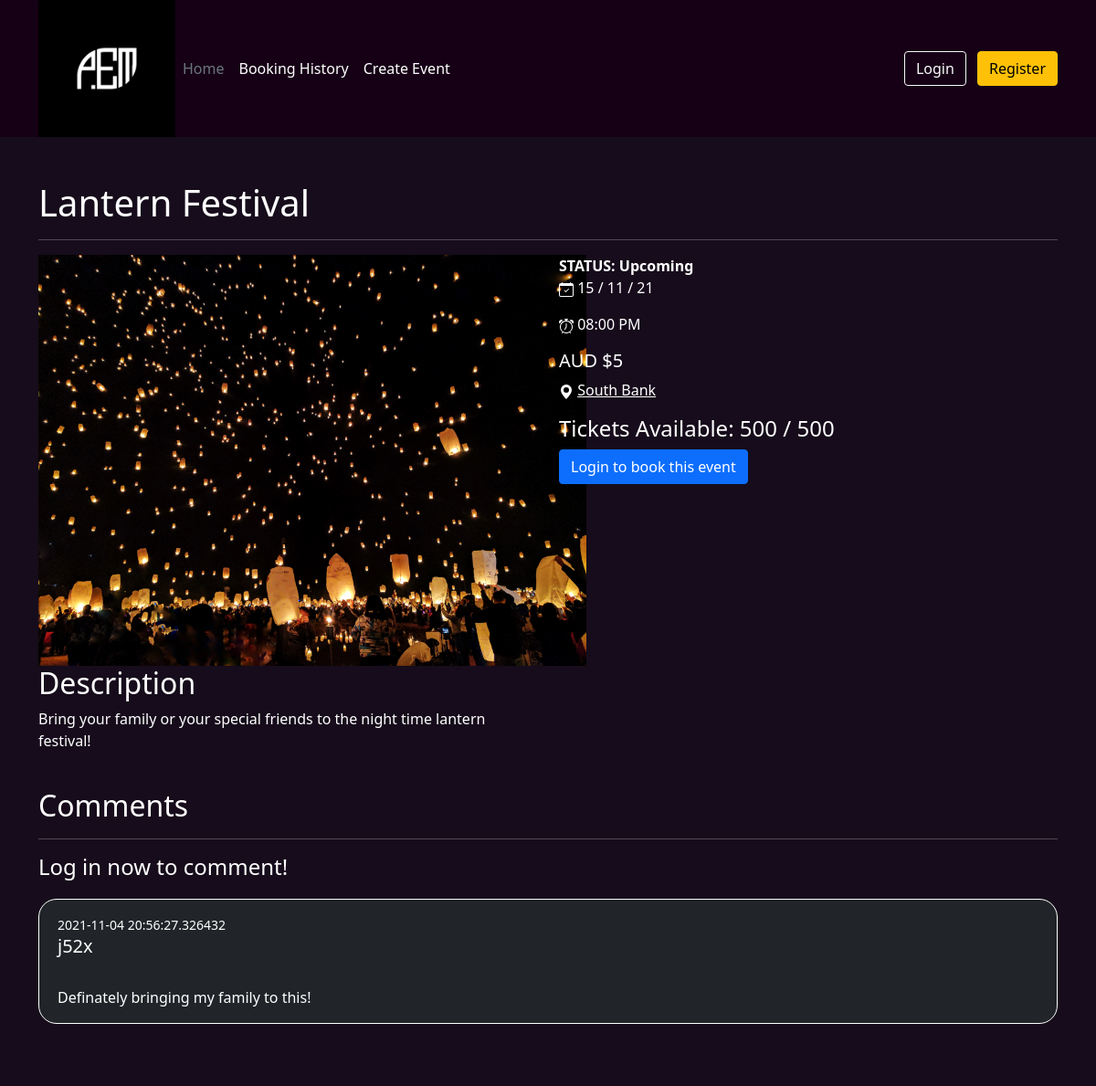
The app's page /event/view/6 with its own data.
### website/models.py (models this page shows)
class Event(db.Model):
    __tablename__ = "events"
    EventID = db.Column(db.Integer, primary_key = True, nullable = False, autoincrement=True)
    Name = db.Column(db.String(256), nullable = False)
    Description = db.Column(db.String(256), nullable = False)
    Status = db.Column(db.String(256), nullable = False)
    DateTime = db.Column(db.DateTime, nullable = False)
    Cost = db.Column(db.Integer, nullable = False)
    Address = db.Column(db.String(256), nullable = False)
    AvailableTickets = db.Column(db.Integer, nullable = False)
    TotalTickets = db.Column(db.Integer, nullable = False)
    Image = db.Column(db.String(256), nullable = True)
    Username = db.Column(db.Integer, db.ForeignKey('users.Username'))
    CategoryID = db.Column(db.Integer, db.ForeignKey('categories.CategoryID'))
    Comments = db.relationship("Comment", backref="Event")
    Orders = db.relationship("Order", backref="Event")

class Comment(db.Model):
    __tablename__ = "comments"
    CommentID = db.Column(db.Integer, primary_key = True, nullable = False, autoincrement=True)
    Comment = db.Column(db.String(256), nullable = False)
    DateTime = db.Column(db.DateTime, default=datetime.now())
    Username = db.Column(db.Integer, db.ForeignKey('users.Username'))
    EventID = db.Column(db.Integer, db.ForeignKey('events.EventID'))

### website/event.py (the view, shortened to what this page needs)
@eventbp.route('/view/<int:id>', methods=['GET', 'POST'])
def view(id):
    event = Event.query.filter_by(EventID = id).first()
    form = CreateComment()
    if event is None:
        return abort(404)
    bookingForm = bookEvent(event)
    return render_template("event/view.html", event = event, form = form , bookingForm = bookingForm)

### website/forms.py (called while the page is built)
def bookEvent(event):
    class CreateBooking(FlaskForm):
        Amount = IntegerField("Number of Tickets", validators=[InputRequired(), NumberRange(min = 1, max = event.AvailableTickets)])
        Submit = SubmitField("Place order")
    return CreateBooking()

### website/templates/event/view.html (shortened to what this page needs)
{% extends "base.html" %}
{% block body %}
<div class="container">
  <div class="white event-content mt-5">
    <h1 class="mb-3" style="text-align: left;">{{event.Name}}</h1>
    <hr>
    <div class="row mb-4">
      <div class="col-6">
        <img width="600px" src="{{ url_for('static' , filename=event.Image) }}" alt="">
        <h2>Description</h2>
        <p>{{event.Description}}</p>
      </div>
      <div class="col-6">
        <strong>STATUS: {{event.Status}}</strong>
        <p> {{event.DateTime.strftime('%d / %m / %y')}}</p>
        <p> {{event.DateTime.strftime('%I:%M %p')}}</p>
        <h5>AUD ${{event.Cost}}</h5>
        <p><svg xmlns="http://www.w3.org/2000/svg" width="16" height="16" fill="currentColor" class="bi bi-geo-alt-fill" viewBox="0 0 16 16">
            <path d="M8 16s6-5.686 6-10A6 6 0 0 0 2 6c0 4.314 6 10 6 10zm0-7a3 3 0 1 1 0-6 3 3 0 0 1 0 6z"/>
          </svg> <a style="color: white;" target="_blank" href="https://maps.google.com/?q={{event.Address}}">{{event.Address}}</a></p>
        <h4>Tickets Available: {{event.AvailableTickets}} / {{event.TotalTickets}}</h4>
        {%if event.Status == "Cancelled"%}
        <button type="button" class="btn btn-primary" disabled>Cancelled</button>
        {% elif event.AvailableTickets == 0 %}
        <button type="button" class="btn btn-primary" disabled>Booked Out</button>
        {% elif current_user.is_authenticated %}
        <button type="button" class="btn btn-primary" data-bs-toggle="modal" data-bs-target="#bookingModal">
          Purchase Tickets
        </button>
        {% else %}
        <a href="{{url_for('auth.login')}}" class="btn btn-primary">Login to book this event</a>
        {% endif %}
      </div>
    </div>
    <div class="comments">
      <h2>Comments</h2>
      <hr>
      {% if current_user.is_authenticated %}
      <form action="" method="POST">
        {{form.hidden_tag()}}
        <div class="form-group">
          {{form.Content(class="form-control")}}
          {{form.Submit(class="form-control mt-3 mb-5 btn btn-primary", style="width:25%")}}
        </div>
      </form>
      {%else%}
      <h4>Log in now to comment!</h4>
      {% endif %}
      {% if event.Comments | length < 1 %}
      <h4>There doesn't seem to be any comments yet...</h4>
      {% else %}
        {% for comment in event.Comments %}
        <div class="comment bg-dark" style="border-style: solid; border-width: thin; border-color: white;">
          <div class="comment-contents">
            <small>{{comment.DateTime}}</small>
              <h5 class="">{{comment.Username}}</h5><br>
              <p>{{comment.Comment}}</p>
          </div>
        </div>
        {% endfor %}
      {% endif %}
    </div>
</div>
</div>
{% endblock %}

### website/static/index.css (style rules this page uses)
.white { color: white; }
.white p { color: white; }
h1, h2, h3, h4, h5, h6 { color: white; }
p { color: black; }
body { background-color: #160c1b; }
hr { border: 0; border-top: 1px solid white; }
.comments { text-align: left; }
.comment { border-radius: 20px; margin-top: 20px; margin-bottom: 20px; }
.comment-contents { padding-left: 20px; padding-top: 15px; }

### records on screen
Event: Name "Lantern Festival", Image (picture), Description "Bring your family or your special friends to the night time lantern festival!", Status "Upcoming", DateTime "15 / 11 / 21", DateTime "08:00 PM", Cost "5", Address "South Bank", AvailableTickets "500", TotalTickets "500"
Comment: DateTime "2021-11-04 20:56:27.326432", Username "j52x", Comment "Definately bringing my family to this!"
